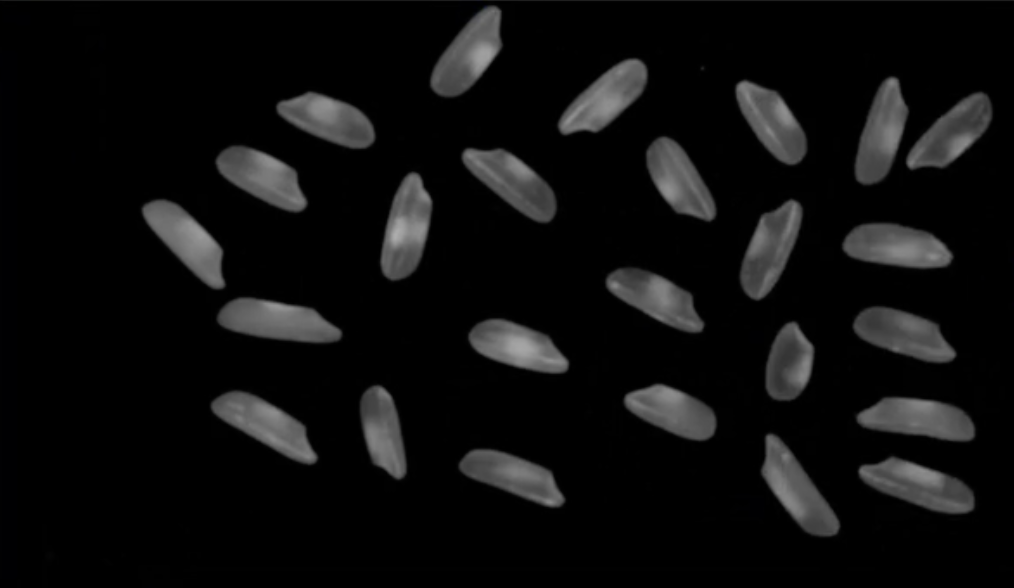
//> input picture OpenCV/连通域分析/img.png, 1014 x 588 px
$ ./main   (built with g++ and OpenCV 4)
//> lines starting //> are read from the running program, lines starting //| are printed output that depends on the picture; after the words box and inside, x2 and y2 are one past the last pixel; in counts of white or black regions, pixels touching at a corner belong together
/*
    作者: btx
    日期: 23-7-11
    功能：连通域分析
·连通性类型connectivity
        cv::8：使用8邻域，即上下左右四个像素和它们的对角线方向的像素。
        cv::4：使用4邻域，即上下左右四个像素。
        cv::8U：使用8邻域，返回无符号整数类型的标签。
        cv::4U：使用4邻域，返回无符号整数类型的标签。
·只分割连通域的函数
    int cv::connectedComponents()（
          cv::InputArray image, // 输入的二值图像，通常是一个二维的uint8类型矩阵
          cv::OutArray   labels, // 输出的连通区域标签图像，也是一个二维的uint8类型矩阵，与输入图像具有相同的尺寸。每个像素的标签值表示该像素所属的连通区域编号
          int            connectivity = 8,  // 连通性类型
          int            Itype = CV_32S // 输出图像数据类型,可以是CV_32S和CV_16U
    ）
    返回值:连通域的数量

    int cv::connectedComponentsWithStats(
          cv::InputArray image, // 输入的二值图像，通常是一个二维的uint8类型矩阵
          cv::OutArray   labels, // 输出的连通区域标签图像
          OutputArray    stats, //输出结构体数组，每个结构体表示一个连通区域的统计信息，包括面积、周长、矩形度、垂直度、水平度等
          OutputArray    centroids, //输出数组，表示每个连通区域的质心坐标
          int            connectivity = 8,  // 连通性类型
          int            Itype = CV_32S // 输出图像数据类型
          int            ccltype = CV_32S // 连通区域统计信息的数据类型，可以是 CV_32S（默认值）或 CV_64F
     )

*/
#include <opencv2/opencv.hpp>
using namespace cv;
using namespace std;
// 显示图像
void showImg(String name, Mat img) {
    // 通过namedWindow实现窗口大小可调节，注意name必须一致
    namedWindow(name, WINDOW_FREERATIO);
    imshow(name, img);
}

int main()
{
    // 原图
    Mat imgOrigin = imread("./img.png");
//> imgOrigin is the input picture: 588 rows x 1014 cols, CV_8UC3; mean B, G, R 14.2, 14.2, 14.2
    if (imgOrigin.empty()) {
        printf("读入图片异常");
        return 0;
    }
    showImg("原图", imgOrigin);
    // 二值化
    Mat img;
    cvtColor(imgOrigin, img, COLOR_BGR2GRAY);
    threshold(img, img, 50, 255, THRESH_BINARY);
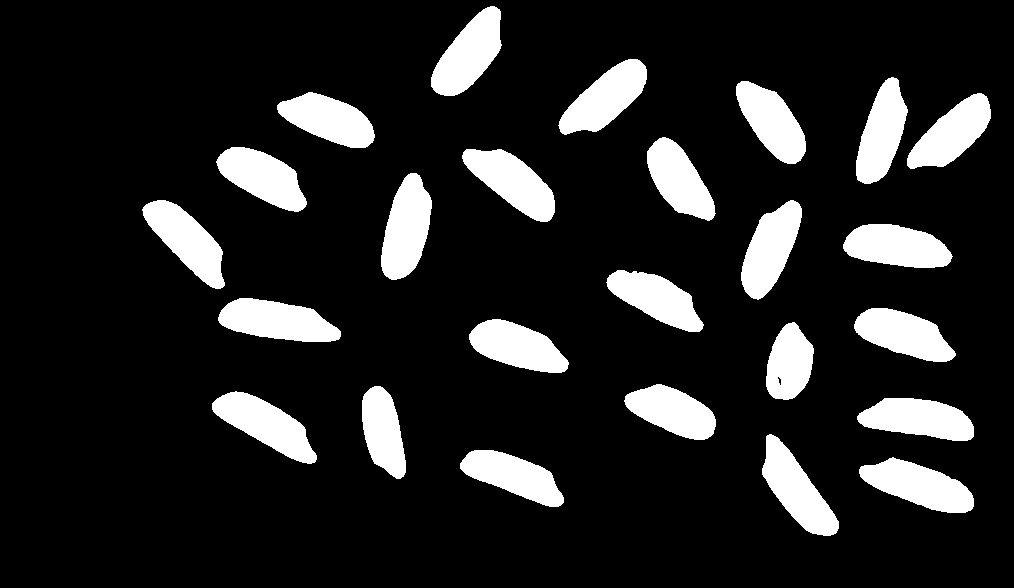
//> img: 588 rows x 1014 cols, CV_8UC1; 14.4% white; 25 white regions, largest, box (x1, y1, x2, y2) and area: (218, 298, 341, 342) 3715, (381, 173, 432, 280) 3703, (859, 457, 974, 513) 3691
    showImg("二值化", img);
    // 生成随机颜色
    // cv::RNG 伪随机数生成器,用于生成随机的颜色值
    RNG rng(10086);
    Mat out;
    // 只分割连通域的函数
    int number = connectedComponents(img, out, 8, CV_16U);
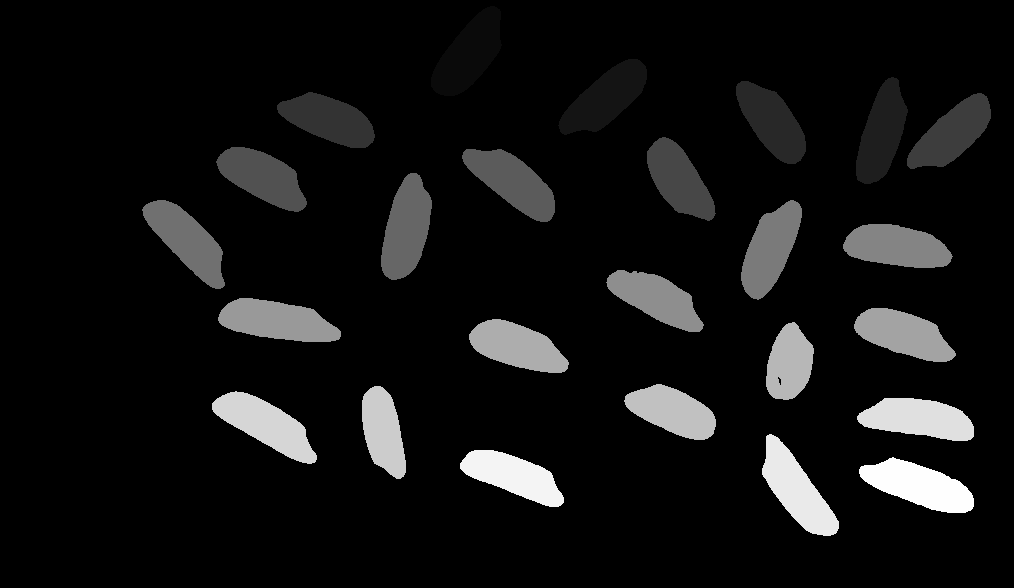
//> out: 588 rows x 1014 cols, CV_16UC1; min 0, max 25, mean 1.9; drawn with min black and max white
//> number = 26
    // 颜色表
    vector<Vec3b> colors;
    for (int i = 0; i < number; i++) {
        Vec3b vec3 = Vec3b(rng.uniform(0, 256), rng.uniform(0, 256), rng.uniform(0, 256));
        colors.push_back(vec3);
    }
//> this loop made 26 passes
    // 标记连通域
    Mat res = Mat::zeros(img.size(), imgOrigin.type());
    int w = res.cols;
//> w = 1014
    int h = res.rows;
//> h = 588
    for (int row = 0; row < h; row++) {
        for (int col = 0; col < w; col++) {
            int label = out.at<uint16_t>(row, col);
            // 跳过黑色背景
            if (label == 0) {
                continue;
            }
            res.at<Vec3b>(row, col) = colors[label];
        }
    }
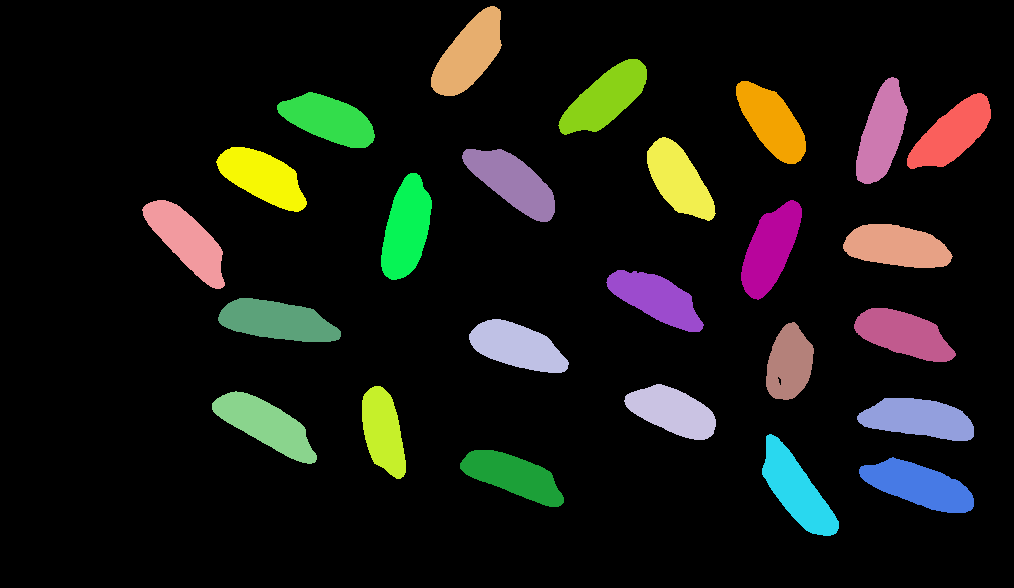
//> res: 588 rows x 1014 cols, CV_8UC3; mean B, G, R 18.8, 23.6, 23.1
    showImg("标记后的图像", res);

   // 统计连通域信息
    Mat stats, centroids;
    number = connectedComponentsWithStats(img, out, stats, centroids, 8, CV_16U);
//> stats = 26 rows, first 6: [0, 0, 1014, 588, 510655], [431, 6, 71, 90, 3640], [558, 59, 89, 76, 3544], [856, 77, 52, 107, 3383], [736, 81, 70, 83, 3322], [277, 92, 98, 56, 3350]; centroids = 26 pairs, first value 186.4 to 951.7, second value 53.76 to 489.7
    vector<Vec3b> colors_new;
    for (int i = 0; i < number; i++) {
        Vec3b vec3 = Vec3b(rng.uniform(0, 256), rng.uniform(0, 256), rng.uniform(0, 256));
        colors_new.push_back(vec3);
    }
    for (int i = 1; i < number; i++) {
        // 中心位置
        int center_x = centroids.at<double>(i, 0);
        int center_y = centroids.at<double>(i, 1);
        // 矩形边框
        int x = stats.at<int>(i, CC_STAT_LEFT);
        int y = stats.at<int>(i, CC_STAT_TOP);
        int w = stats.at<int>(i, CC_STAT_WIDTH);
        int h = stats.at<int>(i, CC_STAT_HEIGHT);
        int area = stats.at<int>(i, CC_STAT_AREA);
        // 中心位置绘制
        circle(imgOrigin, Point(center_x, center_y), 2, Scalar(0, 255, 0), 2, 8, 0);
        // 外接矩形
        Rect rect(x, y, w, h);
        rectangle(imgOrigin, rect, colors_new[i], 1, 8, 0);
        putText(imgOrigin, format("%d", i), Point(center_x, center_y), FONT_HERSHEY_SIMPLEX, 0.5, Scalar(0, 0, 255), 1);
        cout << "number:" << i << ",area:" << area << endl;
    }
//> this loop made 25 passes
//> (center_x, center_y, x, y, w, h, area) on passes 1 to 12: (468, 53, 431, 6, 71, 90, 3640), (605, 97, 558, 59, 89, 76, 3544), (881, 132, 856, 77, 52, 107, 3383), (771, 121, 736, 81, 70, 83, 3322), (328, 119, 277, 92, 98, 56, 3350), (951, 133, 907, 93, 84, 76, 3380), (678, 179, 647, 137, 69, 84, 3290), (262, 176, 216, 147, 91, 65, 3441), (512, 181, 462, 149, 93, 73, 3610), (406, 228, 381, 173, 51, 107, 3703), (186, 240, 142, 200, 83, 89, 3545), (770, 248, 741, 200, 61, 100, 3546)
//| number:1,area:3640
//| number:2,area:3544
//| number:3,area:3383
//| number:4,area:3322
//| number:5,area:3350
//| number:6,area:3380
//| number:7,area:3290
//| number:8,area:3441
//> (output is shown up to pass 8 of 25)
//> pass 1, `putText(imgOrigin, format("%d", i), Point(center_x, center_y), FONT_HE..`:
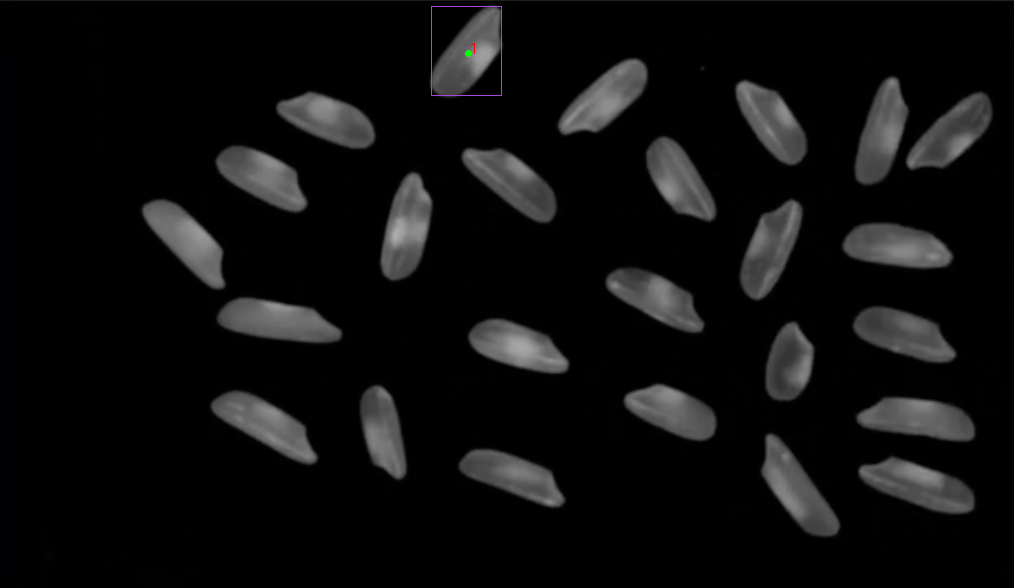
//> imgOrigin: 588 rows x 1014 cols, CV_8UC3; 0.06% of pixels changed, all inside (x1, y1, x2, y2) = (431, 6, 502, 96)
//> pass 2, `putText(imgOrigin, format("%d", i), Point(center_x, center_y), FONT_HE..`:
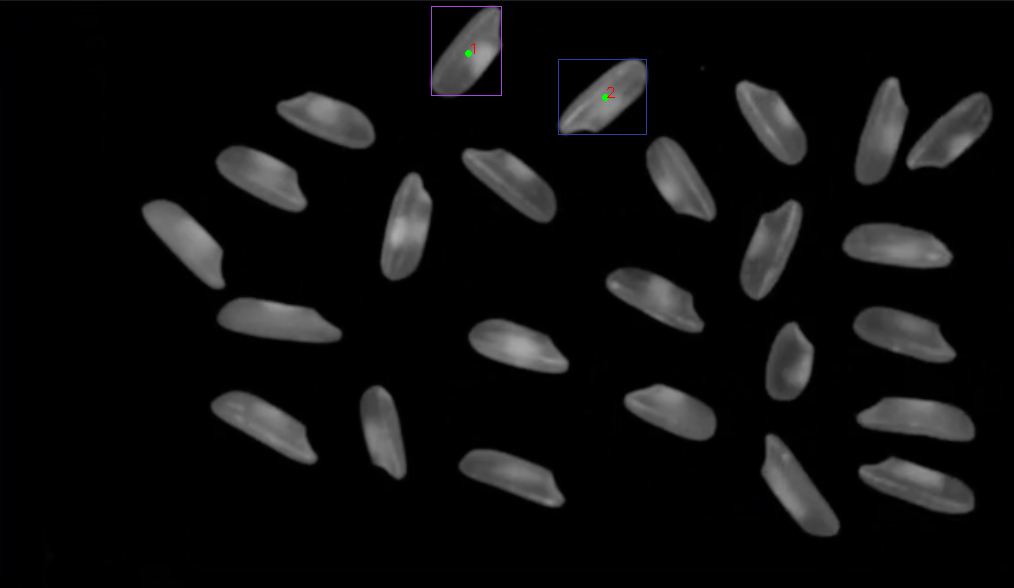
//> imgOrigin: 588 rows x 1014 cols, CV_8UC3; 0.06% of pixels changed, all inside (x1, y1, x2, y2) = (558, 59, 647, 135)
//> pass 3, `putText(imgOrigin, format("%d", i), Point(center_x, center_y), FONT_HE..`:
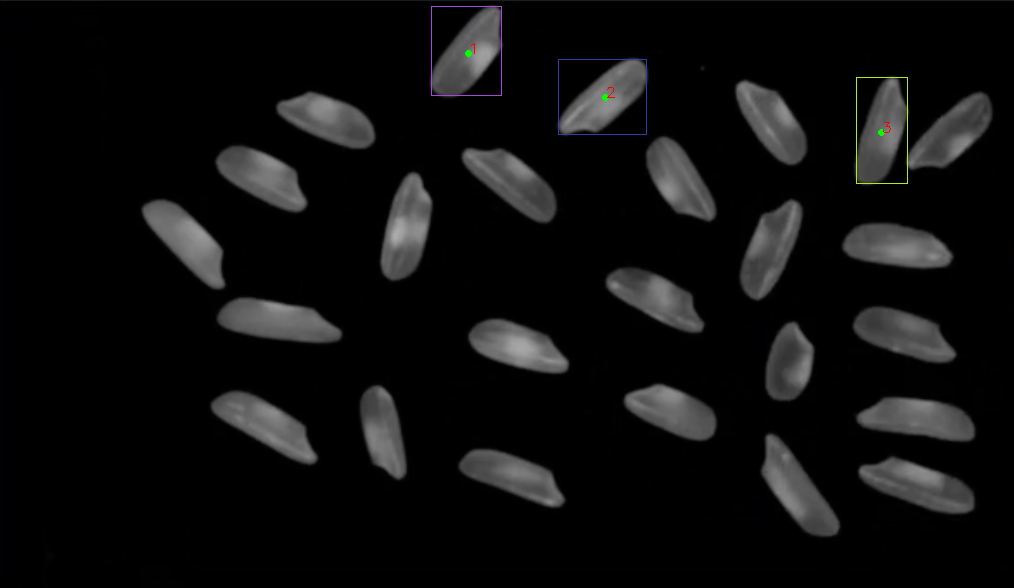
//> imgOrigin: 588 rows x 1014 cols, CV_8UC3; 0.06% of pixels changed, all inside (x1, y1, x2, y2) = (856, 77, 908, 184)
//> after the loop:
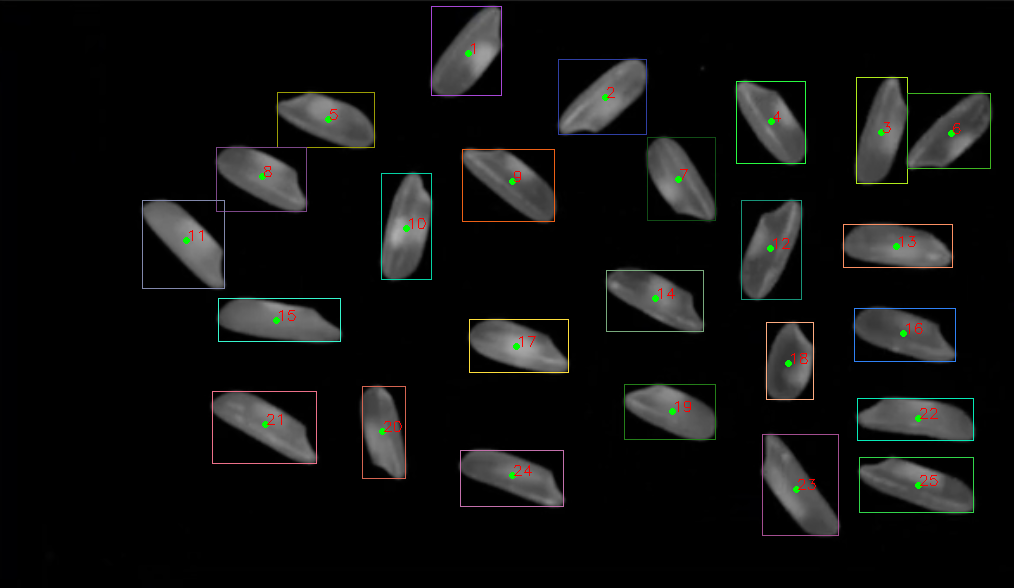
//> imgOrigin: 588 rows x 1014 cols, CV_8UC3; 1.42% of pixels changed, all inside (x1, y1, x2, y2) = (142, 81, 991, 536)
    showImg("标记后的图像_统计连通域信息", imgOrigin);
    waitKey(0);
    destroyAllWindows();
    return 0;
}
